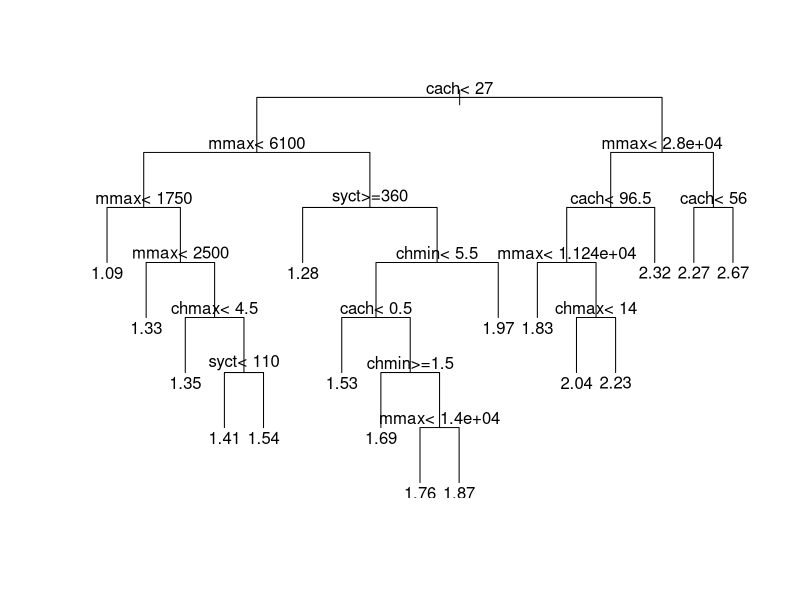
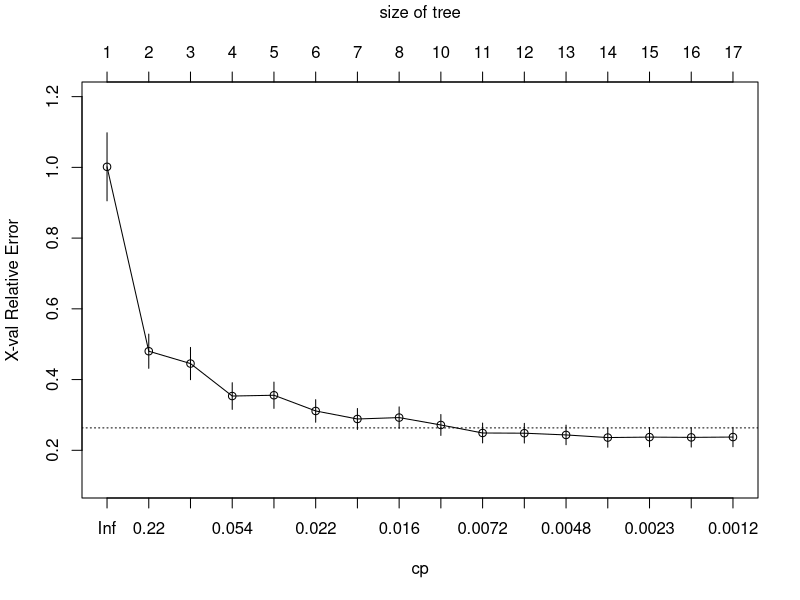
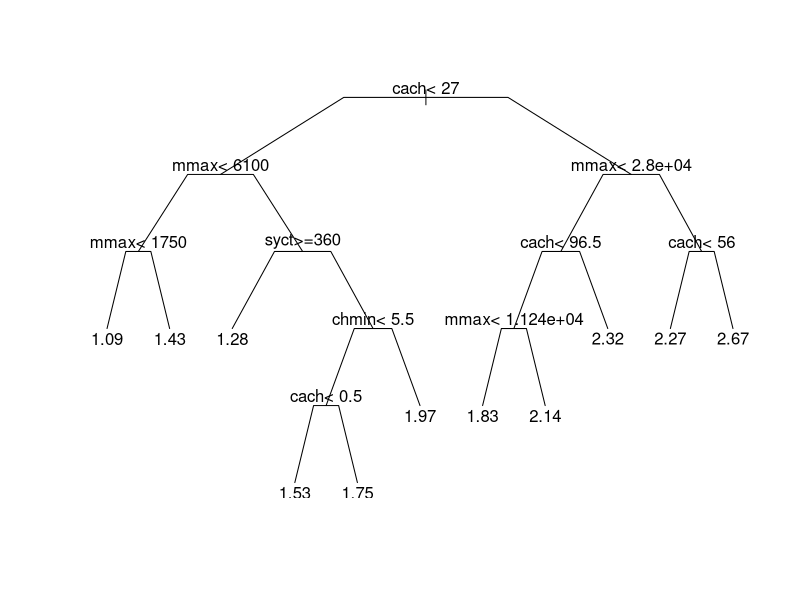
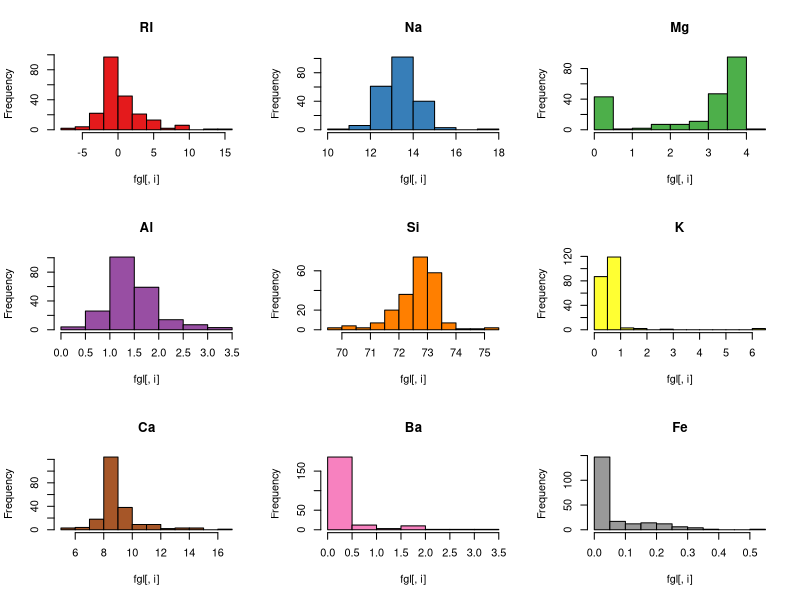
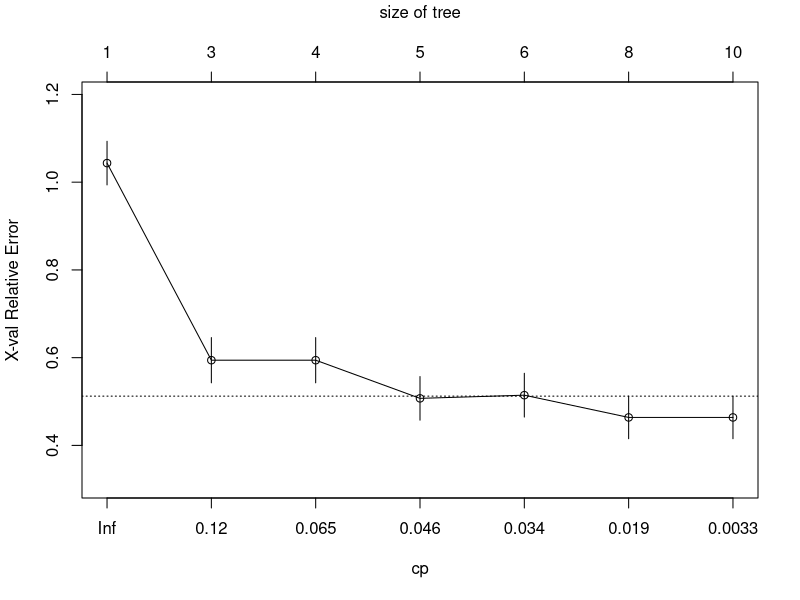
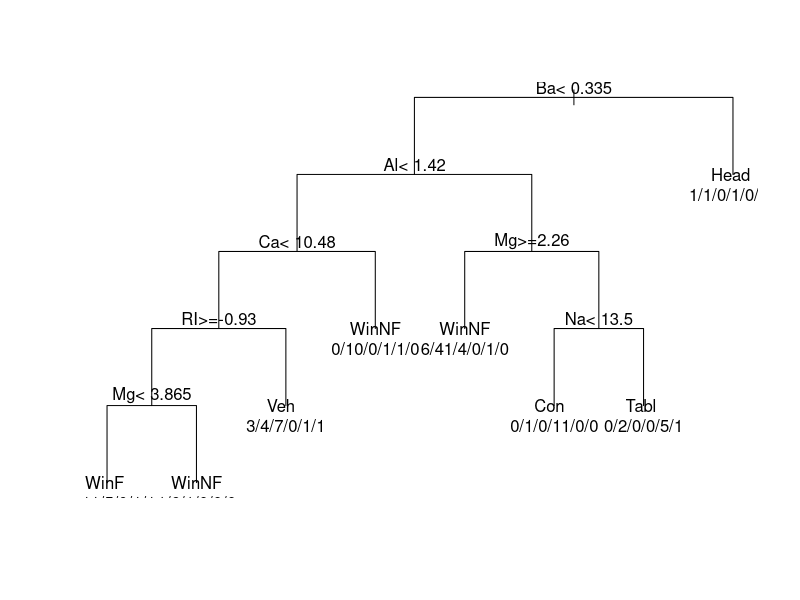

Write R code to recreate these figures, in order.
## ---- chunk 1
knitr::opts_chunk$set(echo = TRUE)
knitr::opts_chunk$set(fig.align = 'center')
knitr::opts_chunk$set(fig.width = 10)
knitr::opts_chunk$set(fig.height = 10)
## ---- chunk 2
library(MASS)
data(cpus)
head(cpus)
## ---- chunk 3
library(rpart)
set.seed(123)
cpus.rp <- rpart(log10(perf) ~ ., cpus[,2:8], cp = 1e-3)
cpus.rp
print(cpus.rp, cp=0.01)
## ---- chunk 4
plot(cpus.rp, uniform = TRUE)
text(cpus.rp, digits = 3)

#help("plot.rpart")
## ---- chunk 5
printcp(cpus.rp)
plotcp(cpus.rp)
## ---- chunk 6
cpus.rp1 <- prune(cpus.rp, cp = 0.006)
print(cpus.rp1, digits = 3)
plot(cpus.rp1, branch = 0.4, uniform = TRUE)
text(cpus.rp1, digits = 3)
## ---- chunk 7
head(fgl)
library(RColorBrewer)

palette(brewer.pal(n=9, name = "Set1"))
par(mfrow=c(3,3))
for(i in 1:9){
  hist(fgl[,i], main = colnames(fgl)[i], col = i)
}
par(mfrow=c(1,1))
palette("default")
## ---- chunk 8
set.seed(123)
fgl.rp <- rpart(type ~ ., fgl, cp = 0.001)
plotcp(fgl.rp)
printcp(fgl.rp)
## ---- chunk 9
fgl.rp2 <- prune(fgl.rp, cp = 0.02)
plot(fgl.rp2, uniform = TRUE)
text(fgl.rp2, use.n = TRUE)
fgl.rp2
summary(fgl.rp2)
